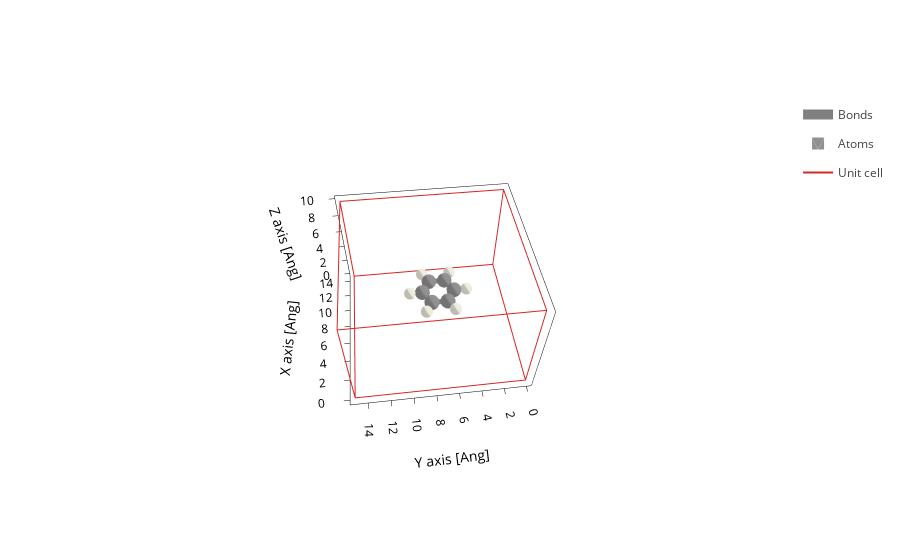

The notebook cell saved with this chart:
### Code cell
ben_centered.plot()

### Figure 1 — Plotly figure (JSON) as saved in the notebook; plotly's stock layout.template omitted (floating-point values rounded to 4 significant figures; data arrays with more than 128 entries replaced by an {"elided": "..."} marker saying what was removed)
{"data": [{"line": {"color": "gray", "width": 10}, "meta": {}, "mode": "lines", "name": "Bonds", "opacity": 1, "type": "scatter3d", "x": {"elided": "252 float values"}, "y": {"elided": "252 float values"}, "z": {"elided": "252 float values"}}, {"alphahull": 0, "color": "#909090", "hovertemplate": "%{meta.position}", "legendgroup": "Atoms", "meta": {"meta": {"Atoms_i": 0}, "position": "(8.23, 7.71, 5.00)"}, "name": "Atoms", "opacity": 1, "showlegend": true, "showscale": false, "type": "mesh3d", "x": {"elided": "225 float values"}, "y": {"elided": "225 float values"}, "z": {"elided": "225 float values"}}, {"alphahull": 0, "color": "#EDEADE", "hovertemplate": "%{meta.position}", "legendgroup": "Atoms", "meta": {"meta": {"Atoms_i": 1}, "position": "(9.20, 8.27, 5.00)"}, "name": "Atoms", "opacity": 1, "showlegend": false, "showscale": false, "type": "mesh3d", "x": {"elided": "225 float values"}, "y": {"elided": "225 float values"}, "z": {"elided": "225 float values"}}, {"alphahull": 0, "color": "#909090", "hovertemplate": "%{meta.position}", "legendgroup": "Atoms", "meta": {"meta": {"Atoms_i": 2}, "position": "(7.00, 8.42, 5.00)"}, "name": "Atoms", "opacity": 1, "showlegend": false, "showscale": false, "type": "mesh3d", "x": {"elided": "225 float values"}, "y": {"elided": "225 float values"}, "z": {"elided": "225 float values"}}, {"alphahull": 0, "color": "#EDEADE", "hovertemplate": "%{meta.position}", "legendgroup": "Atoms", "meta": {"meta": {"Atoms_i": 3}, "position": "(7.00, 9.54, 5.00)"}, "name": "Atoms", "opacity": 1, "showlegend": false, "showscale": false, "type": "mesh3d", "x": {"elided": "225 float values"}, "y": {"elided": "225 float values"}, "z": {"elided": "225 float values"}}, {"alphahull": 0, "color": "#909090", "hovertemplate": "%{meta.position}", "legendgroup": "Atoms", "meta": {"meta": {"Atoms_i": 4}, "position": "(5.77, 7.71, 5.00)"}, "name": "Atoms", "opacity": 1, "showlegend": false, "showscale": false, "type": "mesh3d", "x": {"elided": "225 float values"}, "y": {"elided": "225 float values"}, "z": {"elided": "225 float values"}}, {"alphahull": 0, "color": "#EDEADE", "hovertemplate": "%{meta.position}", "legendgroup": "Atoms", "meta": {"meta": {"Atoms_i": 5}, "position": "(4.80, 8.27, 5.00)"}, "name": "Atoms", "opacity": 1, "showlegend": false, "showscale": false, "type": "mesh3d", "x": {"elided": "225 float values"}, "y": {"elided": "225 float values"}, "z": {"elided": "225 float values"}}, {"alphahull": 0, "color": "#909090", "hovertemplate": "%{meta.position}", "legendgroup": "Atoms", "meta": {"meta": {"Atoms_i": 6}, "position": "(5.77, 6.29, 5.00)"}, "name": "Atoms", "opacity": 1, "showlegend": false, "showscale": false, "type": "mesh3d", "x": {"elided": "225 float values"}, "y": {"elided": "225 float values"}, "z": {"elided": "225 float values"}}, {"alphahull": 0, "color": "#EDEADE", "hovertemplate": "%{meta.position}", "legendgroup": "Atoms", "meta": {"meta": {"Atoms_i": 7}, "position": "(4.80, 5.73, 5.00)"}, "name": "Atoms", "opacity": 1, "showlegend": false, "showscale": false, "type": "mesh3d", "x": {"elided": "225 float values"}, "y": {"elided": "225 float values"}, "z": {"elided": "225 float values"}}, {"alphahull": 0, "color": "#909090", "hovertemplate": "%{meta.position}", "legendgroup": "Atoms", "meta": {"meta": {"Atoms_i": 8}, "position": "(7.00, 5.58, 5.00)"}, "name": "Atoms", "opacity": 1, "showlegend": false, "showscale": false, "type": "mesh3d", "x": {"elided": "225 float values"}, "y": {"elided": "225 float values"}, "z": {"elided": "225 float values"}}, {"alphahull": 0, "color": "#EDEADE", "hovertemplate": "%{meta.position}", "legendgroup": "Atoms", "meta": {"meta": {"Atoms_i": 9}, "position": "(7.00, 4.46, 5.00)"}, "name": "Atoms", "opacity": 1, "showlegend": false, "showscale": false, "type": "mesh3d", "x": {"elided": "225 float values"}, "y": {"elided": "225 float values"}, "z": {"elided": "225 float values"}}, {"alphahull": 0, "color": "#909090", "hovertemplate": "%{meta.position}", "legendgroup": "Atoms", "meta": {"meta": {"Atoms_i": 10}, "position": "(8.23, 6.29, 5.00)"}, "name": "Atoms", "opacity": 1, "showlegend": false, "showscale": false, "type": "mesh3d", "x": {"elided": "225 float values"}, "y": {"elided": "225 float values"}, "z": {"elided": "225 float values"}}, {"alphahull": 0, "color": "#EDEADE", "hovertemplate": "%{meta.position}", "legendgroup": "Atoms", "meta": {"meta": {"Atoms_i": 11}, "position": "(9.20, 5.73, 5.00)"}, "name": "Atoms", "opacity": 1, "showlegend": false, "showscale": false, "type": "mesh3d", "x": {"elided": "225 float values"}, "y": {"elided": "225 float values"}, "z": {"elided": "225 float values"}}, {"meta": {}, "mode": "lines", "name": "Unit cell", "type": "scatter3d", "x": [0.0, 0.0, 14.4, 14.4, 0.0, 0.0, NaN, 0.0, 0.0, 0.0, 14.4, 14.4, 0.0, NaN, 14.4, 14.4, NaN, 14.4, 14.4], "y": [0.0, 15.08, 15.08, 15.08, 15.08, 15.08, NaN, 15.08, 0.0, 0.0, 0.0, 0.0, 0.0, NaN, 15.08, 0.0, NaN, 15.08, 0.0], "z": [0.0, 0.0, 0.0, 10.0, 10.0, 0.0, NaN, 10.0, 10.0, 0.0, 0.0, 10.0, 10.0, NaN, 0.0, 0.0, NaN, 10.0, 10.0]}], "layout": {"autosize": true, "scene": {"aspectmode": "data", "aspectratio": {"x": 1.112, "y": 1.165, "z": 0.7723}, "camera": {"center": {"x": 0, "y": 0, "z": 0}, "eye": {"x": -1.944, "y": 0.2276, "z": 2.264}, "projection": {"type": "perspective"}, "up": {"x": 0, "y": 0, "z": 1}}, "xaxis": {"title": {"text": "X axis [Ang]"}, "type": "linear"}, "yaxis": {"title": {"text": "Y axis [Ang]"}, "type": "linear"}, "zaxis": {"title": {"text": "Z axis [Ang]"}, "type": "linear"}}, "xaxis": {"scaleanchor": "y", "scaleratio": 1, "title": {"text": "X axis [Ang]"}}, "yaxis": {"title": {"text": "Y axis [Ang]"}}}}
